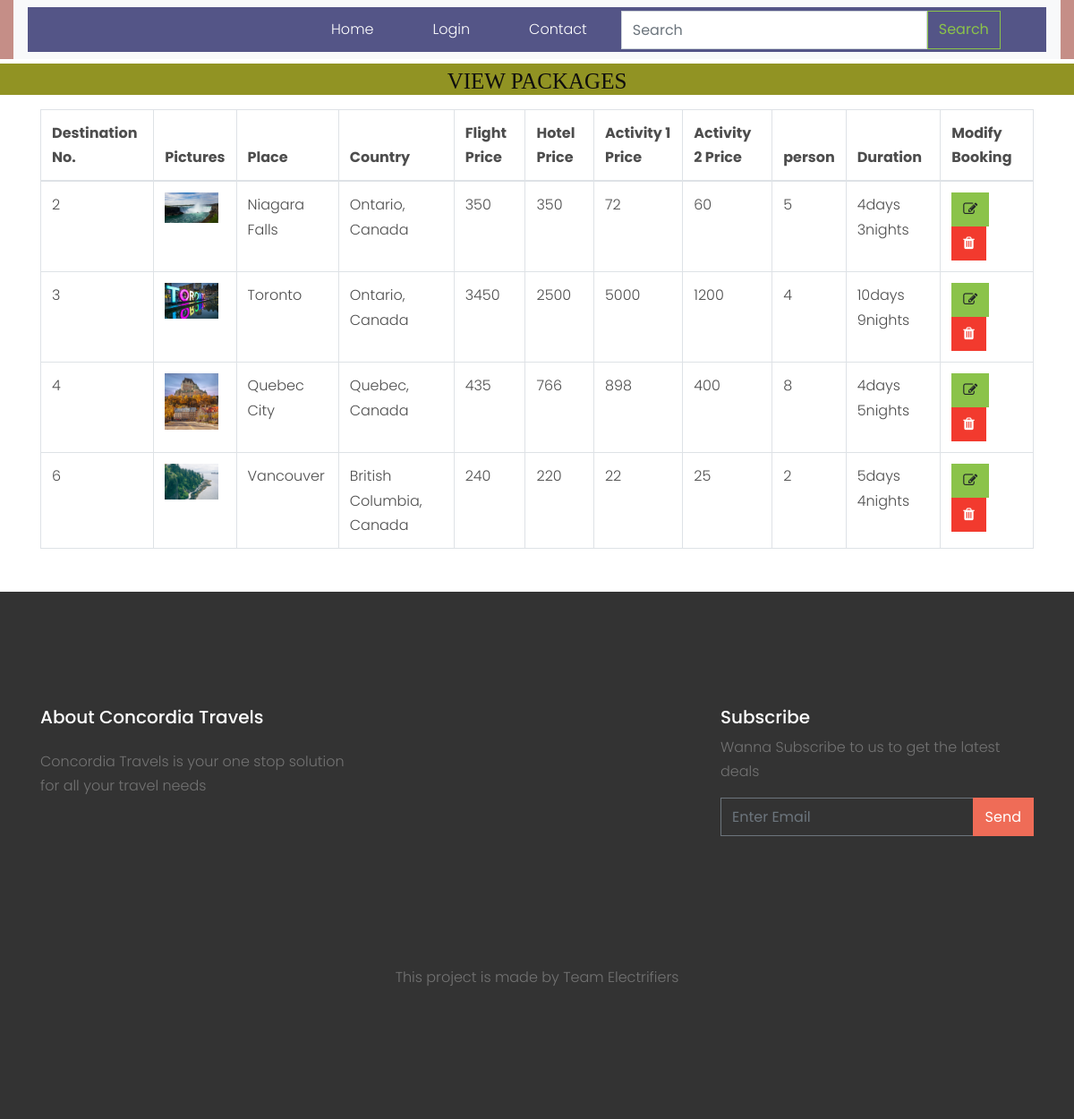
The app's page /view_destination/ with its own data.
### tour/models.py (models this page shows, shortened)
class Destination(models.Model):
    user = models.ForeignKey(User,on_delete=models.CASCADE,null=True)
    place = models.CharField(max_length=20)
    country = models.CharField(max_length=20)
    image = models.ImageField(null=True)
    image1 = models.ImageField(null=True)
    image2 = models.ImageField(null=True)
    image3 = models.ImageField(null=True)
    price_by_bus = models.CharField(max_length=20,null=True)
    price_by_Train = models.CharField(max_length=20, null=True)
    price_by_Flight = models.CharField(max_length=20, null=True)
    food_price = models.CharField(max_length=20, null=True)
    number_of_person = models.CharField(max_length=20, null=True)
    days = models.CharField(max_length=20, null=True)
    nights = models.CharField(max_length=20, null=True)
    description=models.CharField(max_length=200,null=True)

### tour/views.py (the view)
# urls.py: path('view_destination/',views.view_destination,name='view_destination'),
def view_destination(request):
    c=Destination.objects.all()
    d={'c':c}
    return render(request,'view_destination.html',d)

### tour/templates/view_destination.html (shortened to what this page needs)
{% extends 'base.html' %}
{% load static %}
{% block body %}
<center>
      <h1 style="font-size:25px; background-color:rgb(145, 147, 35);height:35px;color:rgb(15, 14, 14);padding:5px;margin-top:5px;font-family : 'Monotype Corsiva" align="center"> VIEW PACKAGES </h1>
</center>
<div class="container mt-3">
    <table class="table table-bordered" id="myTable">
  <thead>
  <tr>
    <th>Destination No.</th>
        <th>Pictures
        </th>
    <th>Place</th>
    <th>Country</th>
    <th>Flight Price</th>
    <th>Hotel Price</th>
    <th>Activity 1 Price</th>
    <th>Activity 2 Price</th>
    <th>person</th>
    <th>Duration</th>
    <th>Modify Booking</th>
  </tr>
  </thead>
   <tbody>
    {% for i in c %}
  <tr>
    <td>{{i.id}}</td>
      <td><img src="{{i.image.url}}" style="width:60px"></td>
    <td>{{i.place}}</td>
      <td>{{i.country}}</td>
      <td>{{i.price_by_bus}}</td>
      <td>{{i.price_by_Train}}</td>
      <td>{{i.price_by_Flight}}</td>
      <td>{{i.food_price}}</td>
      <td>{{i.number_of_person}}</td>
      <td>{{i.days}}days {{i.nights}}nights</td>
      <td><a href="{% url 'edit_destination' i.id%}"> <button class="btn btn-success"><i class="fa fa-edit"></i> </button></a>
          <a href="{% url 'delete_destination' i.id %}" onclick="return confirm('Are you sure?')"><button class="btn btn-danger"><i class="fa fa-trash"></i></button></a></td>
  </tr>
    {% endfor %}
    </tbody>
</table>
</div>
{% endblock %}

### tour/static/css/style.css (style rules this page uses)
body { line-height: 1.7; color: #4d4d4d; font-weight: 300; font-size: 1rem; }
a { -webkit-transition: .3s all ease; -o-transition: .3s all ease; transition: .3s all ease; }
h1, h2, h3, h4, h5, .h1, .h2, .h3, .h4, .h5 { font-family: "Poppins", -apple-system, BlinkMacSystemFont, "Segoe UI", Roboto, "Helvetica Neue", Arial, sans-serif, "Apple Color Emoji", "Segoe UI Emoji", "Segoe UI Symbol", "Noto Color Emoji"; }
.btn { border-radius: 0; }

### records on screen
Destination: id "2", image (picture), place "Niagara Falls", country "Ontario, Canada", price_by_bus "350", price_by_Train "350", price_by_Flight "72", food_price "60", number_of_person "5", days "4", nights "3"
Destination: id "3", image (picture), place "Toronto", country "Ontario, Canada", price_by_bus "3450", price_by_Train "2500", price_by_Flight "5000", food_price "1200", number_of_person "4", days "10", nights "9"
Destination: id "4", image (picture), place "Quebec City", country "Quebec, Canada", price_by_bus "435", price_by_Train "766", price_by_Flight "898", food_price "400", number_of_person "8", days "4", nights "5"
Destination: id "6", image (picture), place "Vancouver", country "British Columbia, Canada", price_by_bus "240", price_by_Train "220", price_by_Flight "22", food_price "25", number_of_person "2", days "5", nights "4"
